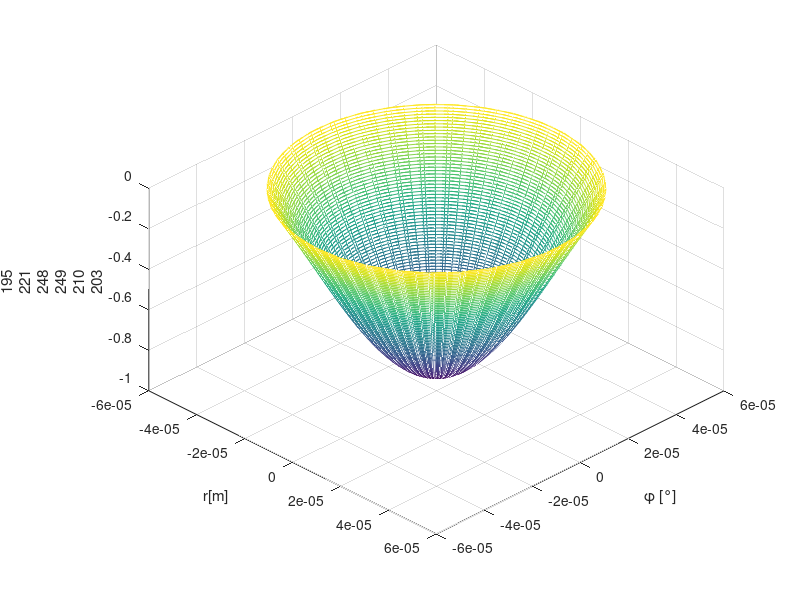

Source code (MATLAB): (Note: this script raises an error after producing the figure.)
clear all;
clf;

% % % Simulación del modelo de haz de luz
c = 3e8;
eps0 = 8.85* (10^-12); %%Epsilon al vacío
epsr = 4.7; %Permitividad relativa
eps = eps0*epsr;

miu0 = 4*pi*(10^-7);
miur = 1;
miu = miu0*miur;

%%Para el núcleo
a = 50e-6; %radio del núcleo
r = 0 : 0.5e-6 : a; %radio
phi = 0: 0.188: 6*pi;
%%%%%%%%%%%%%%%%%%%%%%%%%%%%%%%%%%%
[PHI1,R1] = meshgrid(phi,r);
v = 1/sqrt(miu*eps);
%%Aplicando las condiciones en frontera para el modo TMnm (Hz=0,fc=)
pnm = [
    2.4 3.8 5.1 6.18;
    5.52 7.01 8.4 9.2;
    8.65 10.17 11.6 13.01;
    11.7 13.3 14.79 16.2
    ];

n = 0;
m = 1;

for n = 1: 4
   for m = 1: 3
            fc_TMnm = (pnm(n,m)*v)/(2*pi*a);
            f0 = fc_TMnm + 200e9; %Para f0>fc_TMnm pero f0 < al siguiente modo fcTMnm
            omega = 2*pi*f0;

            lambdac_TMnm = v/(fc_TMnm);
            BetaLambda_TMnm = omega*sqrt(eps*miu)*sqrt(1-((fc_TMnm/f0)^2));
            omegac = 2*pi*fc_TMnm; %Frecuencia de corte (Pasa alto) del modo TM01
            kc = omegac*sqrt(eps*miu);
            h_TMnm = kc;
            X_TMnm = h_TMnm.*r;
            z_TMnm = lambdac_TMnm*2; %Multiplos del doble de la longitud de onda, z = 0-5m,0-10m,0-100m (dependiendo)


            t_TMnm = 1;
            for t_TMnm = 1 : 1: 10
                z_TMnm = lambdac_TMnm*t_TMnm; %Multiplos del doble de la longitud de onda, z = 0-5m,0-10m,0-100m (dependiendo)
                for ind = 1:length(X_TMnm)
                    for jnd = 1:length(phi)
                        Ez_TMnm(ind,jnd) = besselj((n-1),X_TMnm(ind))*(cos((n-1)*phi(jnd)) + sin((n-1)*phi(jnd))) * exp(i*BetaLambda_TMnm*z_TMnm) * exp(i*omegac*t_TMnm); 
                    end
                end


                [x3,y3,z3] = pol2cart(PHI1,R1,real(Ez_TMnm));

                
                mesh(x3,y3,z3);
                view(45,45);
                xlabel('r[m]');
                ylabel('\phi [°]');
                zlabel("E_z{TM"+(n-1)+m+"}");
                title("E_z{TM"+(n-1)+m+"}, z ="+z_TMnm+"m, t = "+t_TMnm+"s");
                drawnow limitrate
                pause(0.5)
            end
            figure();
   end
end




